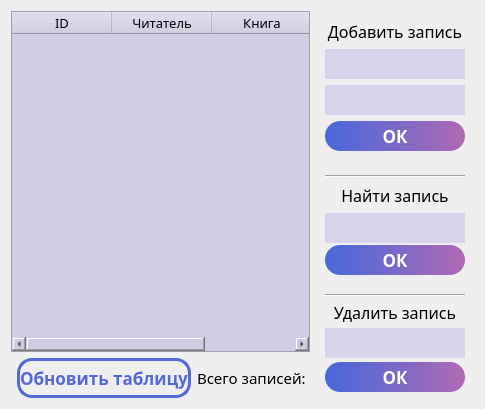
     <widget class="QWidget" name="tab_1">
      <attribute name="title">
       <string>Выдача</string>
      </attribute>
      <layout class="QHBoxLayout" name="horizontalLayout_4">
       <item>
        <layout class="QVBoxLayout" name="verticalLayout_34">
         <item>
          <widget class="QTableWidget" name="iss_table">
           <property name="minimumSize">
            <size>
             <width>0</width>
             <height>0</height>
            </size>
           </property>
           <property name="font">
            <font>
             <family>Arial</family>
             <pointsize>11</pointsize>
            </font>
           </property>
           <property name="styleSheet">
            <string notr="true">background-color: rgb(208, 204, 227);</string>
           </property>
           <property name="frameShape">
            <enum>QFrame::StyledPanel</enum>
           </property>
           <property name="frameShadow">
            <enum>QFrame::Sunken</enum>
           </property>
           <property name="lineWidth">
            <number>5</number>
           </property>
           <property name="editTriggers">
            <set>QAbstractItemView::DoubleClicked</set>
           </property>
           <property name="tabKeyNavigation">
            <bool>true</bool>
           </property>
           <column>
            <property name="text">
             <string>ID</string>
            </property>
            <property name="font">
             <font>
              <family>Corbel</family>
              <pointsize>10</pointsize>
             </font>
            </property>
           </column>
           <column>
            <property name="text">
             <string>Читатель</string>
            </property>
            <property name="font">
             <font>
              <family>Corbel</family>
              <pointsize>10</pointsize>
             </font>
            </property>
           </column>
           <column>
            <property name="text">
             <string>Книга</string>
            </property>
            <property name="font">
             <font>
              <family>Corbel</family>
              <pointsize>10</pointsize>
             </font>
            </property>
           </column>
          </widget>
         </item>
         <item>
          <layout class="QHBoxLayout" name="horizontalLayout_8">
           <item>
            <widget class="QFrame" name="frame_17">
             <property name="frameShape">
              <enum>QFrame::NoFrame</enum>
             </property>
             <property name="frameShadow">
              <enum>QFrame::Plain</enum>
             </property>
            </widget>
           </item>
           <item>
            <widget class="QPushButton" name="iss_table_ref">
             <property name="minimumSize">
              <size>
               <width>160</width>
               <height>40</height>
              </size>
             </property>
             <property name="font">
              <font>
               <family>Corbel</family>
               <pointsize>13</pointsize>
               <weight>75</weight>
               <bold>true</bold>
              </font>
             </property>
             <property name="styleSheet">
              <string notr="true">QPushButton
{		
	border:3 solid rgb(84, 104, 214);
	border-radius:15;
	color:  rgb(84, 104, 214);	

}
QPushButton:pressed
{
	border:3 solid  rgb(84, 104, 214);
	border-radius:15;
	color: white;		
	background-color: qlineargradient(spread:pad, x1:0, y1:0.5, x2:1, y2:0.5, stop:0 rgba(69, 104, 220, 255), stop:1 rgba(176, 106, 179, 255));;
}</string>
             </property>
             <property name="text">
              <string>Обновить таблицу</string>
             </property>
            </widget>
           </item>
           <item>
            <widget class="QLabel" name="label_17">
             <property name="font">
              <font>
               <family>Corbel</family>
               <pointsize>11</pointsize>
              </font>
             </property>
             <property name="text">
              <string>Всего записей: </string>
             </property>
            </widget>
           </item>
          </layout>
         </item>
        </layout>
       </item>
       <item>
        <layout class="QVBoxLayout" name="verticalLayout_10">
         <item>
          <widget class="QFrame" name="frame_18">
           <property name="maximumSize">
            <size>
             <width>189</width>
             <height>185</height>
            </size>
           </property>
           <property name="styleSheet">
            <string notr="true"/>
           </property>
           <property name="frameShape">
            <enum>QFrame::NoFrame</enum>
           </property>
           <property name="frameShadow">
            <enum>QFrame::Raised</enum>
           </property>
           <layout class="QVBoxLayout" name="verticalLayout_36">
            <item>
             <layout class="QVBoxLayout" name="verticalLayout_37">
              <item>
               <widget class="QLabel" name="label_18">
                <property name="font">
                 <font>
                  <family>Corbel</family>
                  <pointsize>12</pointsize>
                  <weight>50</weight>
                  <bold>false</bold>
                 </font>
                </property>
                <property name="text">
                 <string>Добавить запись</string>
                </property>
                <property name="alignment">
                 <set>Qt::AlignCenter</set>
                </property>
               </widget>
              </item>
              <item>
               <widget class="QLineEdit" name="iss_add1">
                <property name="minimumSize">
                 <size>
                  <width>0</width>
                  <height>30</height>
                 </size>
                </property>
                <property name="font">
                 <font>
                  <family>Arial</family>
                  <pointsize>11</pointsize>
                  <weight>50</weight>
                  <bold>false</bold>
                 </font>
                </property>
                <property name="styleSheet">
                 <string notr="true">background-color: rgb(217, 212, 236);
border:0;</string>
                </property>
               </widget>
              </item>
              <item>
               <widget class="QLineEdit" name="iss_add2">
                <property name="minimumSize">
                 <size>
                  <width>0</width>
                  <height>30</height>
                 </size>
                </property>
                <property name="font">
                 <font>
                  <family>Arial</family>
                  <pointsize>11</pointsize>
                  <weight>50</weight>
                  <bold>false</bold>
                 </font>
                </property>
                <property name="styleSheet">
                 <string notr="true">background-color: rgb(217, 212, 236);
border:0;</string>
                </property>
               </widget>
              </item>
              <item>
               <widget class="QPushButton" name="iss_add_ok">
                <property name="minimumSize">
                 <size>
                  <width>0</width>
                  <height>30</height>
                 </size>
                </property>
                <property name="font">
                 <font>
                  <family>Corbel</family>
                  <pointsize>13</pointsize>
                  <weight>75</weight>
                  <bold>true</bold>
                 </font>
                </property>
                <property name="styleSheet">
                 <string notr="true">QPushButton
{		
	border-radius:15;
	color: rgb(255, 255, 255);		
	background-color: qlineargradient(spread:pad, x1:0, y1:0.5, x2:1, y2:0.5, stop:0 rgba(69, 104, 220, 255), stop:1 rgba(176, 106, 179, 255));
}
QPushButton:pressed
{
	border-radius:15;
	color: rgb(255, 255, 255);			
	background-color: qlineargradient(spread:pad, x1:0, y1:0.5, x2:1, y2:0.5, stop:0 rgba(30, 68, 170, 255), stop:1 rgba(120, 70, 120, 255));
}</string>
                </property>
                <property name="text">
                 <string>ОК</string>
                </property>
               </widget>
              </item>
             </layout>
            </item>
           </layout>
          </widget>
         </item>
         <item>
          <widget class="QFrame" name="frame_19">
           <property name="maximumSize">
            <size>
             <width>189</width>
             <height>113</height>
            </size>
           </property>
           <property name="styleSheet">
            <string notr="true"/>
           </property>
           <property name="frameShape">
            <enum>QFrame::NoFrame</enum>
           </property>
           <property name="frameShadow">
            <enum>QFrame::Raised</enum>
           </property>
           <layout class="QVBoxLayout" name="verticalLayout_38">
            <item>
             <layout class="QVBoxLayout" name="verticalLayout_39">
              <item>
               <widget class="Line" name="line_9">
                <property name="orientation">
                 <enum>Qt::Horizontal</enum>
                </property>
               </widget>
              </item>
              <item>
               <widget class="QLabel" name="label_19">
                <property name="font">
                 <font>
                  <family>Corbel</family>
                  <pointsize>12</pointsize>
                  <weight>50</weight>
                  <bold>false</bold>
                 </font>
                </property>
                <property name="text">
                 <string>Найти запись</string>
                </property>
                <property name="alignment">
                 <set>Qt::AlignCenter</set>
                </property>
               </widget>
              </item>
              <item>
               <widget class="QLineEdit" name="iss_search">
                <property name="minimumSize">
                 <size>
                  <width>0</width>
                  <height>30</height>
                 </size>
                </property>
                <property name="font">
                 <font>
                  <family>Arial</family>
                  <pointsize>11</pointsize>
                  <weight>50</weight>
                  <bold>false</bold>
                 </font>
                </property>
                <property name="styleSheet">
                 <string notr="true">background-color: rgb(217, 212, 236);
border:0;</string>
                </property>
               </widget>
              </item>
              <item>
               <widget class="QPushButton" name="iss_search_ok">
                <property name="minimumSize">
                 <size>
                  <width>0</width>
                  <height>30</height>
                 </size>
                </property>
                <property name="font">
                 <font>
                  <family>Corbel</family>
                  <pointsize>13</pointsize>
                  <weight>75</weight>
                  <bold>true</bold>
                 </font>
                </property>
                <property name="styleSheet">
                 <string notr="true">QPushButton
{		
	border-radius:15;
	color: rgb(255, 255, 255);		
	background-color: qlineargradient(spread:pad, x1:0, y1:0.5, x2:1, y2:0.5, stop:0 rgba(69, 104, 220, 255), stop:1 rgba(176, 106, 179, 255));
}
QPushButton:pressed
{
	border-radius:15;
	color: rgb(255, 255, 255);			
	background-color: qlineargradient(spread:pad, x1:0, y1:0.5, x2:1, y2:0.5, stop:0 rgba(30, 68, 170, 255), stop:1 rgba(120, 70, 120, 255));
}</string>
                </property>
                <property name="text">
                 <string>ОК</string>
                </property>
               </widget>
              </item>
             </layout>
            </item>
           </layout>
          </widget>
         </item>
         <item>
          <widget class="QFrame" name="frame_20">
           <property name="maximumSize">
            <size>
             <width>189</width>
             <height>113</height>
            </size>
           </property>
           <property name="styleSheet">
            <string notr="true"/>
           </property>
           <property name="frameShape">
            <enum>QFrame::NoFrame</enum>
           </property>
           <property name="frameShadow">
            <enum>QFrame::Raised</enum>
           </property>
           <layout class="QVBoxLayout" name="verticalLayout_40">
            <item>
             <layout class="QVBoxLayout" name="verticalLayout_41">
              <item>
               <widget class="Line" name="line_10">
                <property name="orientation">
                 <enum>Qt::Horizontal</enum>
                </property>
               </widget>
              </item>
              <item>
               <widget class="QLabel" name="label_20">
                <property name="maximumSize">
                 <size>
                  <width>16777215</width>
                  <height>19</height>
                 </size>
                </property>
                <property name="font">
                 <font>
                  <family>Corbel</family>
                  <pointsize>12</pointsize>
                  <weight>50</weight>
                  <bold>false</bold>
                 </font>
                </property>
                <property name="text">
                 <string>Удалить запись</string>
                </property>
                <property name="alignment">
                 <set>Qt::AlignCenter</set>
                </property>
               </widget>
              </item>
              <item>
               <widget class="QLineEdit" name="iss_del">
                <property name="minimumSize">
                 <size>
                  <width>0</width>
                  <height>30</height>
                 </size>
                </property>
                <property name="font">
                 <font>
                  <family>Arial</family>
                  <pointsize>11</pointsize>
                  <weight>50</weight>
                  <bold>false</bold>
                 </font>
                </property>
                <property name="styleSheet">
                 <string notr="true">background-color: rgb(217, 212, 236);
border:0;</string>
                </property>
               </widget>
              </item>
              <item>
               <widget class="QPushButton" name="iss_del_ok">
                <property name="minimumSize">
                 <size>
                  <width>0</width>
                  <height>30</height>
                 </size>
                </property>
                <property name="font">
                 <font>
                  <family>Corbel</family>
                  <pointsize>13</pointsize>
                  <weight>75</weight>
                  <bold>true</bold>
                 </font>
                </property>
                <property name="styleSheet">
                 <string notr="true">QPushButton
{		
	border-radius:15;
	color: rgb(255, 255, 255);		
	background-color: qlineargradient(spread:pad, x1:0, y1:0.5, x2:1, y2:0.5, stop:0 rgba(69, 104, 220, 255), stop:1 rgba(176, 106, 179, 255));
}
QPushButton:pressed
{
	border-radius:15;
	color: rgb(255, 255, 255);				
	background-color: qlineargradient(spread:pad, x1:0, y1:0.5, x2:1, y2:0.5, stop:0 rgba(30, 68, 170, 255), stop:1 rgba(120, 70, 120, 255));
}</string>
                </property>
                <property name="text">
                 <string>ОК</string>
                </property>
               </widget>
              </item>
             </layout>
            </item>
           </layout>
          </widget>
         </item>
        </layout>
       </item>
      </layout>
     </widget>
